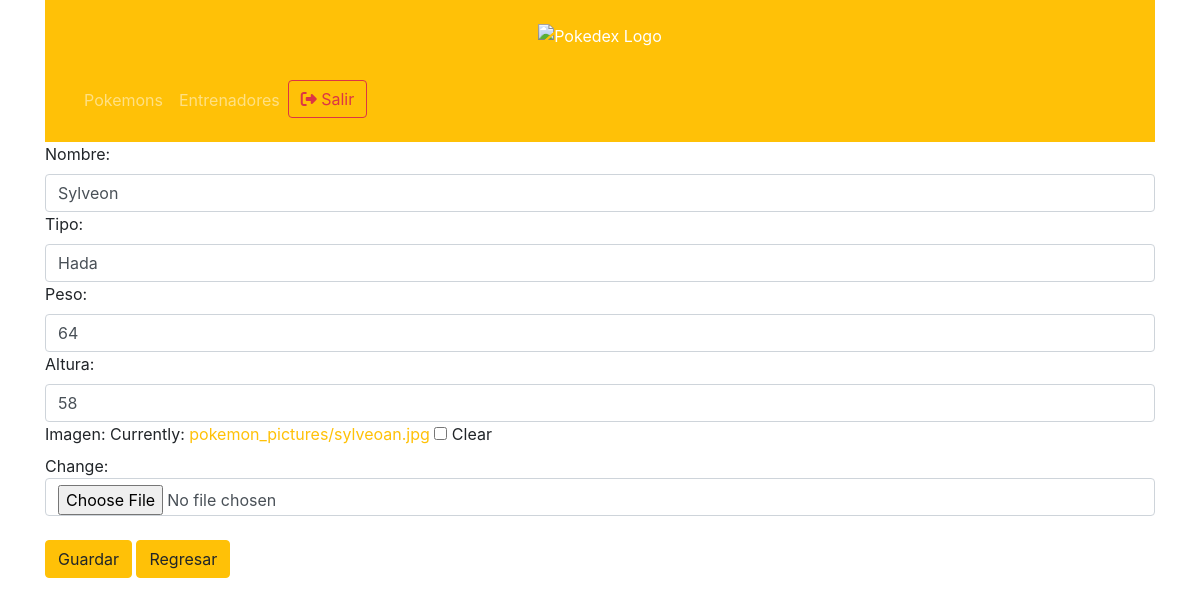
The app's page /edit_pokemon/5 (signed in), older data.
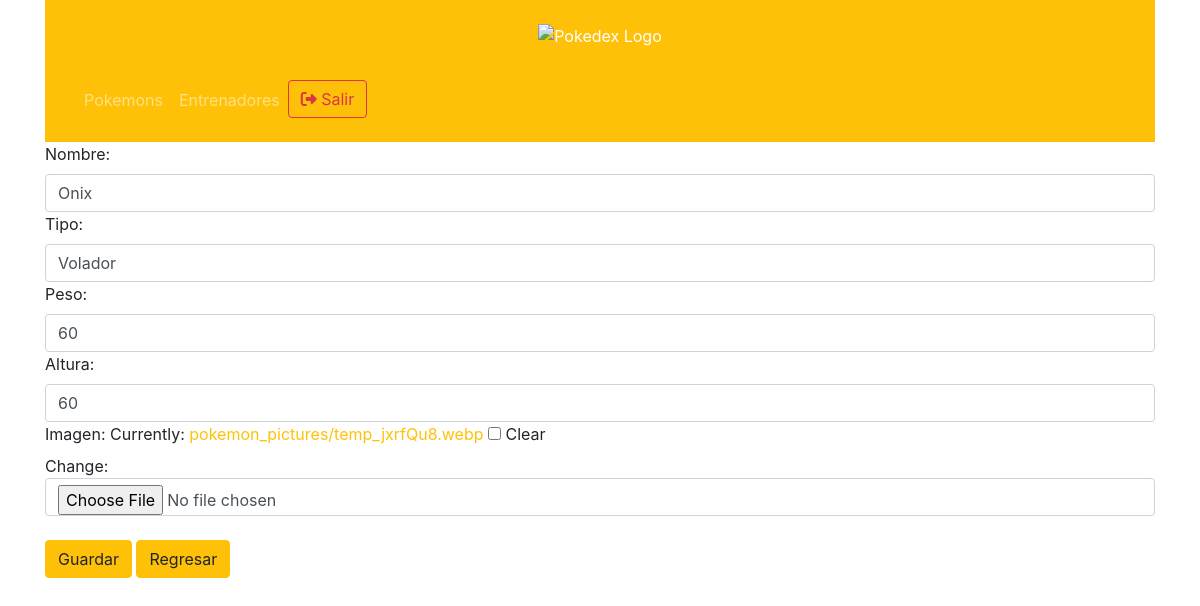
The same page, newer data.
### pokedex/models.py (models this page shows, shortened)
class Pokemon(models.Model):
    name = models.CharField(max_length=100, null=False)
    type = models.CharField(max_length=140, null=False)
    weight = models.IntegerField(null=False)
    height = models.IntegerField(null=False)
    picture = models.ImageField(upload_to="pokemon_pictures/", null=True, blank=True)

### pokedex/views.py (the view)
# urls.py: path("edit_pokemon/<int:pokemon_id>", views.edit_pokemon, name="edit_pokemon"),
@login_required
def edit_pokemon(request, pokemon_id):
    pokemon = Pokemon.objects.get(id=pokemon_id)
    if request.method == "POST":
        form = PokemonForm(request.POST, request.FILES, instance=pokemon)
        if form.is_valid():
            form.save()
            return redirect ("pokedex:index")
    else:
        form = PokemonForm(instance=pokemon)
    return render (request, "pokemon_form.html", {"form":form})

### pokedex/forms.py
class PokemonForm(forms.ModelForm):
    class Meta:
        model = Pokemon
        fields = "__all__"
        labels = {
            "name": "Nombre",
            "type": "Tipo",
            "weight": "Peso",
            "height": "Altura",
            "picture": "Imagen",
        }
        widgets = {
            "name" : forms.TextInput(attrs={"class": "form-control"}),
            "type" : forms.TextInput (attrs={"class": "form-control"}),
            "height" : forms.NumberInput (attrs={"class": "form-control"}),
            "weight" : forms.NumberInput (attrs={"class": "form-control"}),
            "picture" : forms.ClearableFileInput (attrs={"class": "form-control"}),
        }

### pokedex/templates/pokemon_form.html (shortened to what this page needs)
{% extends "base.html" %}
{% block content %}
        <form method="post" enctype="multipart/form-data">
                {{form.as_div}}
                <br>
                <button type="submit" class = "btn btn-warning">Guardar</button>
                <a href="{% url 'pokedex:index' %}" class="btn btn-primary">Regresar</a>
        </form>
{% endblock content %}

Row changes from the older to the newer data that the page shows:
changed Pokemon: name "Sylveon" → "Onix"; type "Hada" → "Volador"; weight "64" → "60"; height "58" → "60"
Text that changed along with them:
text no longer shown: "Nombre: Tipo: Peso: Altura: Imagen: Currently: pokemon_pictures/sylveoan.jpg Clear Change:"
text now shown: "Nombre: Tipo: Peso: Altura: Imagen: Currently: pokemon_pictures/temp_jxrfQu8.webp Clear Change:"
